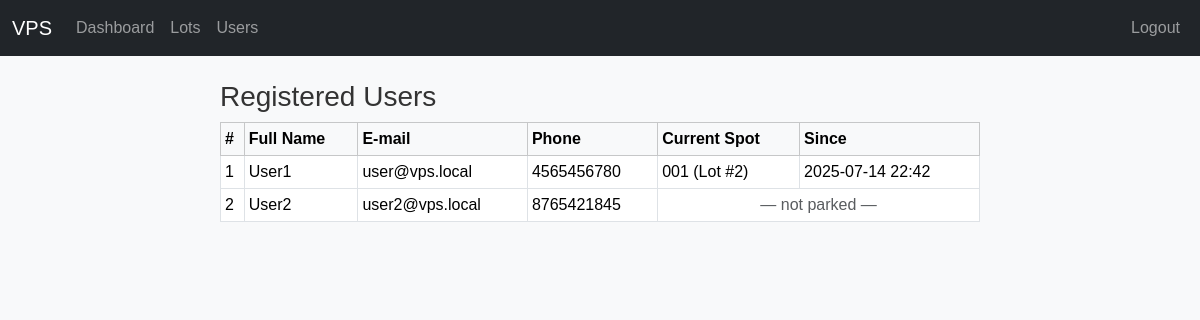
Screenshot of /admin/users (signed in) with the database file from the repository.
### models/models.py (models this page shows, shortened)
class User(Base):
    __tablename__ = "users"
    id = Column(Integer, primary_key=True)
    email = Column(String, unique=True, nullable=False)
    password = Column(String, nullable=False)
    full_name = Column(String, nullable=False)
    address = Column(String)
    phone = Column(String)
    pin_code = Column(String(10))
    reservations = relationship(
        "Reservation", back_populates="user", cascade="all, delete-orphan"
    )

class ParkingSpot(Base):
    __tablename__ = "parking_spots"
    id = Column(Integer, primary_key=True)
    spot_number = Column(String, nullable=False)
    status = Column(PgEnum(SpotStatus), default=SpotStatus.AVAILABLE, nullable=False)
    parking_lot_id = Column(Integer, ForeignKey("parking_lots.id"), nullable=False)
    parking_lot = relationship("ParkingLot", back_populates="spots")
    reservations = relationship(
        "Reservation", back_populates="parking_spot", cascade="all, delete-orphan"
    )

class Reservation(Base):
    __tablename__ = "reservations"
    id = Column(Integer, primary_key=True)
    user_id = Column(Integer, ForeignKey("users.id"), nullable=False)
    parking_spot_id = Column(Integer, ForeignKey("parking_spots.id"), nullable=False)
    vehicle_number = Column(String, nullable=False)
    start_time = Column(DateTime, default=datetime.utcnow, nullable=False)
    occupy_time = Column(DateTime, nullable=True)
    end_time = Column(DateTime, nullable=True)
    user = relationship("User", back_populates="reservations")
    parking_spot = relationship("ParkingSpot", back_populates="reservations")

### app.py (the view)
@app.route("/admin/users")
@login_required
@role_required("admin")
def list_users():
    with SessionLocal() as db:
        users_with_reservations = (
            db.query(User)
            .outerjoin(
                Reservation,
                and_(
                    Reservation.user_id == User.id,
                    Reservation.end_time.is_(None)
                )
            )
            .add_entity(Reservation)
            .all()
        )
        return render_template("admin/users.html", users=users_with_reservations)

### app.py (called while the page is built)
def login_required(view_function):
    @wraps(view_function)
    def authentication_wrapper(*args, **kwargs):
        if "user_id" not in session:
            flash("Authentication required. Please log in to continue.")
            return redirect(url_for("login"))
        return view_function(*args, **kwargs)
    return authentication_wrapper

def role_required(required_role):
    def role_decorator(view_function):
        @wraps(view_function)
        def role_wrapper(*args, **kwargs):
            if session.get("role") != required_role:
                flash("Access denied. Insufficient privileges.")
                return redirect(url_for("login"))
            return view_function(*args, **kwargs)
        return role_wrapper
    return role_decorator

### templates/admin/users.html (shortened to what this page needs)
{% extends 'base.html' %}
{% block content %}
<h3>Registered Users</h3>
<div class="table-responsive">
<table class="table table-bordered table-sm align-middle">
  <thead class="table-light">
    <tr>
      <th>#</th><th>Full Name</th><th>E-mail</th><th>Phone</th>
      <th>Current Spot</th><th>Since</th>
    </tr>
  </thead>
  <tbody>
  {% for user, res in users %}
    <tr>
      <td>{{ user.id }}</td>
      <td>{{ user.full_name }}</td>
      <td>{{ user.email }}</td>
      <td>{{ user.phone or '-' }}</td>
      {% if res %}
        <td>{{ res.parking_spot.spot_number }} (Lot #{{ res.parking_spot.parking_lot_id }})</td>
        <td>{{ res.start_time.strftime('%Y-%m-%d %H:%M') }}</td>
      {% else %}
        <td colspan="2" class="text-center text-muted">— not parked —</td>
      {% endif %}
    </tr>
  {% endfor %}
  </tbody>
</table>
</div>
{% endblock %}

### static/style.css (style rules this page uses)
body { font-family: Arial, sans-serif; background-color: #f8f9fa; margin: 0; padding: 0; }
h1, h2, h3, h4, h5, h6 { color: #333; }

### rows the page displays
User: id "1", full_name "User1", email "user@vps.local", phone "4565456780", parking_spot.spot_number "001", parking_spot.parking_lot_id "2", start_time "2025-07-14 22:42"
User: id "2", full_name "User2", email "user2@vps.local", phone "8765421845", shows "— not parked —"
